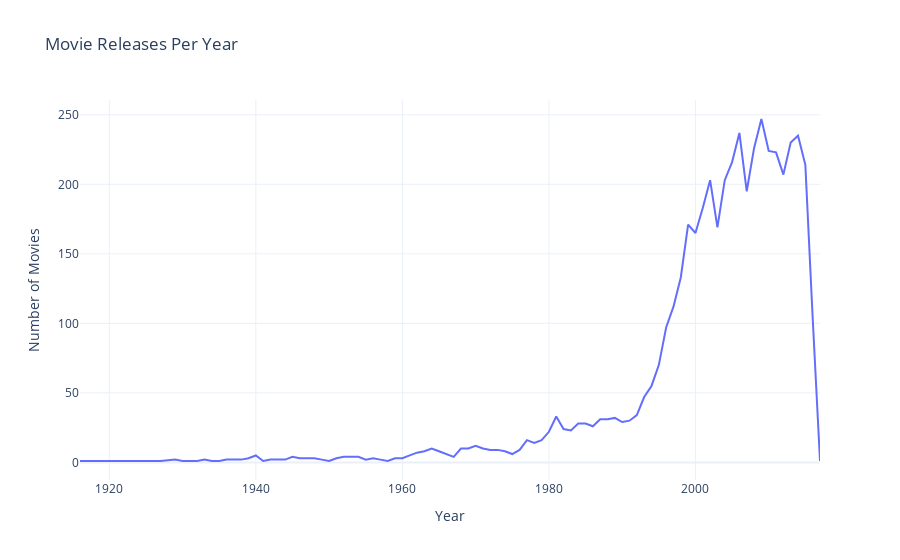

The code cell stored with this chart in its notebook:
### Markdown cell above
### 4.1 Movies Released Per Year

### Code cell
yearly = df[df['release_year'] > 1900].groupby('release_year').size().reset_index(name='count')

fig = px.line(yearly, x='release_year', y='count',
              title='Movie Releases Per Year',
              labels={'release_year': 'Year', 'count': 'Number of Movies'},
              template='plotly_white')
fig.update_traces(line=dict(color='#636EFA', width=2))
fig.show()

### Figure 1 — Plotly figure (JSON) as saved in the notebook; plotly's stock layout.template omitted (floating-point values rounded to 4 significant figures)
{"data": [{"hovertemplate": "Year=%{x}<br>Number of Movies=%{y}<extra></extra>", "legendgroup": "", "line": {"color": "#636EFA", "dash": "solid", "width": 2}, "marker": {"symbol": "circle"}, "mode": "lines", "name": "", "orientation": "v", "showlegend": false, "type": "scatter", "x": [1916, 1925, 1927, 1929, 1930, 1932, 1933, 1934, 1935, 1936, 1937, 1938, 1939, 1940, 1941, 1942, 1944, 1945, 1946, 1947, 1948, 1949, 1950, 1951, 1952, 1953, 1954, 1955, 1956, 1957, 1958, 1959, 1960, 1961, 1962, 1963, 1964, 1965, 1966, 1967, 1968, 1969, 1970, 1971, 1972, 1973, 1974, 1975, 1976, 1977, 1978, 1979, 1980, 1981, 1982, 1983, 1984, 1985, 1986, 1987, 1988, 1989, 1990, 1991, 1992, 1993, 1994, 1995, 1996, 1997, 1998, 1999, 2000, 2001, 2002, 2003, 2004, 2005, 2006, 2007, 2008, 2009, 2010, 2011, 2012, 2013, 2014, 2015, 2016, 2017], "xaxis": "x", "y": [1, 1, 1, 2, 1, 1, 2, 1, 1, 2, 2, 2, 3, 5, 1, 2, 2, 4, 3, 3, 3, 2, 1, 3, 4, 4, 4, 2, 3, 2, 1, 3, 3, 5, 7, 8, 10, 8, 6, 4, 10, 10, 12, 10, 9, 9, 8, 6, 9, 16, 14, 16, 22, 33, 24, 23, 28, 28, 26, 31, 31, 32, 29, 30, 34, 47, 55, 70, 97, 112, 133, 171, 165, 183, 203, 169, 203, 216, 237, 195, 226, 247, 224, 223, 207, 230, 235, 214, 104, 1], "yaxis": "y"}], "layout": {"legend": {"tracegroupgap": 0}, "title": {"text": "Movie Releases Per Year"}, "xaxis": {"anchor": "y", "domain": [0, 1], "title": {"text": "Year"}}, "yaxis": {"anchor": "x", "domain": [0, 1], "title": {"text": "Number of Movies"}}}}
